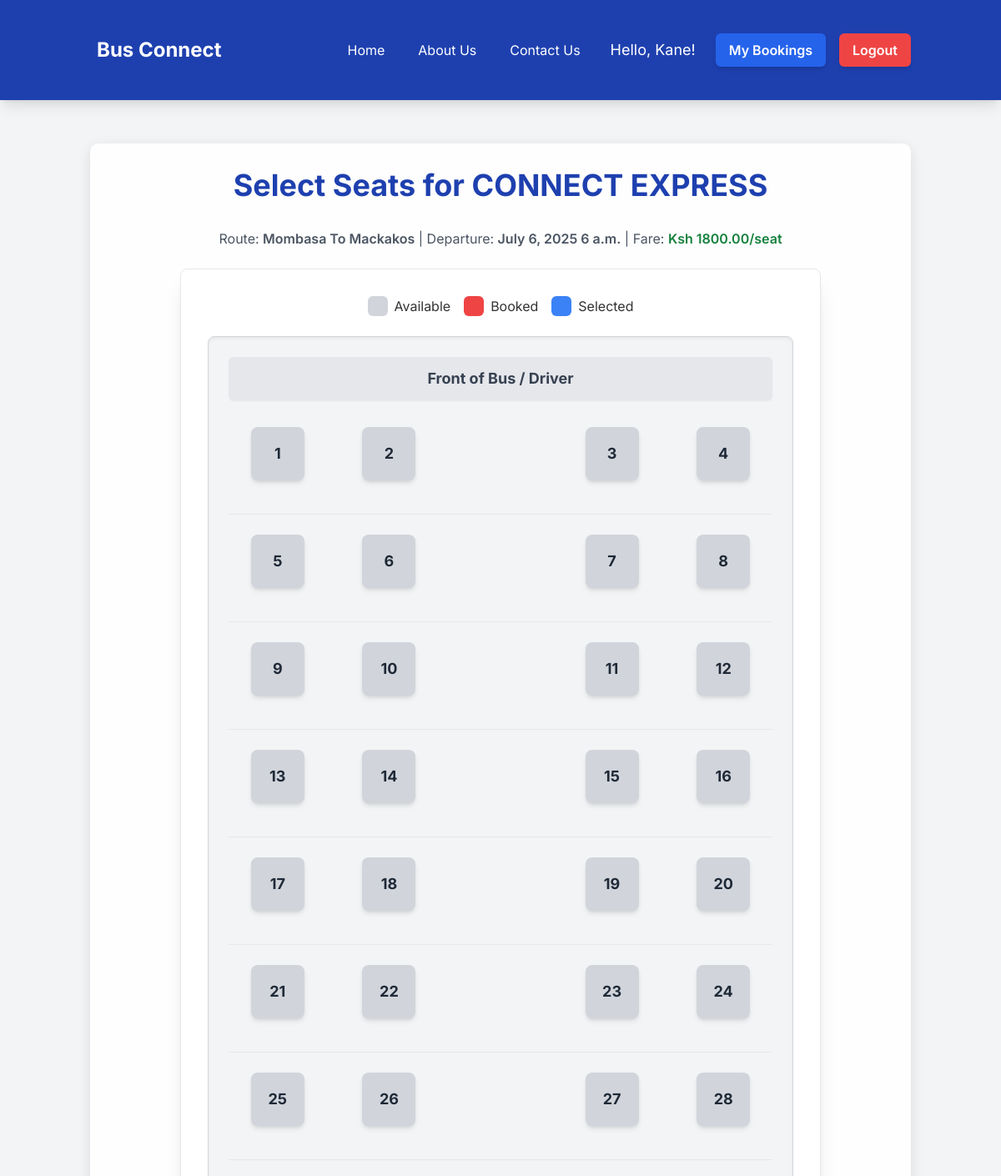
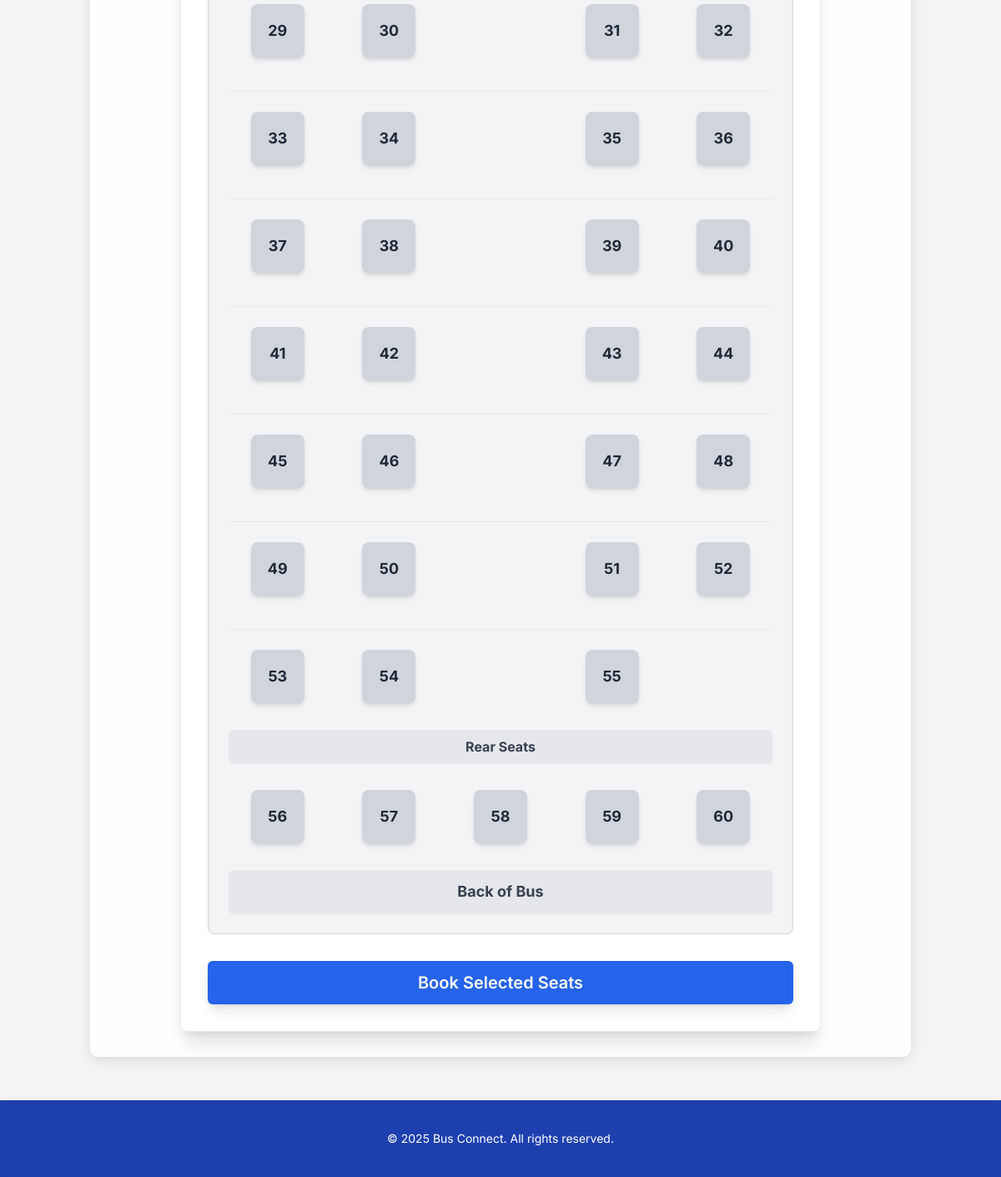
Screenshot of /bus/4/ (signed in) with the database file from the repository (2 pictures, top to bottom).
### bus_app/models.py (models this page shows, shortened)
class Bus(models.Model):
    name = models.CharField(max_length=100)
    capacity = models.IntegerField(help_text="Total number of seats in the bus.")
    route = models.CharField(max_length=255)
    departure_time = models.DateTimeField()
    fare_per_seat = models.DecimalField(max_digits=6, decimal_places=2)

### bus_app/views.py (the view)
# urls.py: path('bus/<int:bus_id>/', views.bus_detail_view, name='bus_detail'),
@login_required
def bus_detail_view(request, bus_id):
    try:
        bus = get_object_or_404(Bus, id=bus_id)
        seats = Seat.objects.filter(bus=bus).order_by('seat_number')
        if not seats.exists() or seats.count() < bus.capacity:
            with transaction.atomic():
                for i in range(1, bus.capacity + 1):
                    Seat.objects.get_or_create(bus=bus, seat_number=i)
            seats = Seat.objects.filter(bus=bus).order_by('seat_number')
        booked_seat_numbers = set(seats.filter(is_booked=True).values_list('seat_number', flat=True))
        seat_layout = []
        for seat in seats:
            seat_layout.append({
                'number': seat.seat_number,
                'is_booked': seat.is_booked,
                'id': seat.id,
            })
        context = {
            'bus': bus,
            'seat_layout': seat_layout,
            'booked_seat_numbers': booked_seat_numbers,
        }
        return render(request, 'bus_app/bus_detail.html', context)
    except Bus.DoesNotExist:
        messages.error(request, "The requested bus does not exist.")
        return redirect('home')
    except Exception as e:
        logger.error(f"Error in bus_detail_view for bus_id {bus_id}: {e}", exc_info=True)
        messages.error(request, "An unexpected error occurred while loading bus details. Please try again.")
        return redirect('home')

### bus_app/templates/bus_app/bus_detail.html (shortened to what this page needs)
{% extends 'bus_app/base.html' %}
{% block content %}
<h1 class="text-4xl font-bold text-center mb-8 text-blue-800">Select Seats for {{ bus.name }}</h1>
<p class="text-center text-gray-600 mb-6">Route: <span class="font-semibold">{{ bus.route }}</span> | Departure: <span class="font-semibold">{{ bus.departure_time|date:"F j, Y P" }}</span> | Fare: <span class="font-semibold text-green-700">Ksh {{ bus.fare_per_seat }}/seat</span>
</p>
<div class="max-w-3xl mx-auto bg-white p-8 rounded-lg shadow-xl border border-gray-200">
    <div class="flex justify-center items-center mb-6 space-x-4">
        <div class="flex items-center">
            <div class="w-6 h-6 bg-gray-300 rounded-md mr-2"></div>
            <span>Available</span>
        </div>
        <div class="flex items-center">
            <div class="w-6 h-6 bg-red-500 rounded-md mr-2"></div>
            <span>Booked</span>
        </div>
        <div class="flex items-center">
            <div class="w-6 h-6 bg-blue-500 rounded-md mr-2"></div>
            <span>Selected</span>
        </div>
    </div>
    <div class="bus-layout grid grid-cols-5 gap-3 sm:gap-4 p-6 bg-gray-100 rounded-lg border border-gray-300 shadow-inner">
        <div class="col-span-5 text-center py-3 bg-gray-200 rounded-md shadow-sm mb-4">
            <span class="font-bold text-gray-700 text-lg">Front of Bus / Driver</span>
        </div>
        {% with last_row_start_seat_number=bus.capacity|add:"-4" %}
            {% for seat in seat_layout %}
                {% if seat.number < last_row_start_seat_number %}
                    <div class="seat-wrapper flex justify-center items-center">
                        <div
                            class="seat w-14 h-14 sm:w-16 sm:h-16 flex items-center justify-center rounded-lg shadow-md transition-all duration-200 ease-in-out
                                   {% if seat.is_booked %} bg-red-500 text-white cursor-not-allowed opacity-70 {% else %} bg-gray-300 text-gray-800 hover:bg-gray-400 hover:scale-105 cursor-pointer {% endif %}"
                            data-seat-id="{{ seat.id }}"
                            data-seat-number="{{ seat.number }}"
                            data-is-booked="{{ seat.is_booked|yesno:'true,false' }}"
                        >
                            <span class="font-bold text-lg">{{ seat.number }}</span>
                        </div>
                    </div>
                    {% if forloop.counter|divisibleby:2 and forloop.counter < last_row_start_seat_number %}
                        <div class="col-span-1"></div>
                    {% endif %}
                    {% if forloop.counter|divisibleby:4 and forloop.counter < last_row_start_seat_number %}
                        <div class="col-span-5 border-b border-gray-200 my-2"></div>
                    {% endif %}
                {% endif %}
            {% endfor %}
            {% if bus.capacity >= 5 %}
                <div class="col-span-5 text-center py-2 bg-gray-200 rounded-md shadow-sm my-4">
                    <span class="font-bold text-gray-700 text-base">Rear Seats</span>
                </div>
            {% endif %}
            {% for seat in seat_layout %}
                {% if seat.number >= last_row_start_seat_number %}
                    <div class="seat-wrapper flex justify-center items-center">
                        <div
                            class="seat w-14 h-14 sm:w-16 sm:h-16 flex items-center justify-center rounded-lg shadow-md transition-all duration-200 ease-in-out
                                   {% if seat.is_booked %} bg-red-500 text-white cursor-not-allowed opacity-70 {% else %} bg-gray-300 text-gray-800 hover:bg-gray-400 hover:scale-105 cursor-pointer {% endif %}"
                            data-seat-id="{{ seat.id }}"
                            data-seat-number="{{ seat.number }}"
                            data-is-booked="{{ seat.is_booked|yesno:'true,false' }}"
                        >
                            <span class="font-bold text-lg">{{ seat.number }}</span>
                        </div>
                    </div>
                {% endif %}
            {% endfor %}
        {% endwith %}
        <div class="col-span-5 text-center py-3 bg-gray-200 rounded-md shadow-sm mt-4">
            <span class="font-bold text-gray-700 text-lg">Back of Bus</span>
        </div>
    </div>
    <button type="button" id="showPaymentSectionBtn" class="w-full btn btn-primary py-3 text-xl shadow-lg hover:shadow-xl transform hover:scale-105 transition-all duration-300 mt-8" disabled>
        Book Selected Seats
    </button>
</div>
{% endblock content %}

### bus_app/templates/bus_app/base.html (shortened to what this page needs)
<!DOCTYPE html>
<html lang="en">
<head>
    <script src="https://cdn.tailwindcss.com"></script>
</head>
<body class="bg-gray-100 flex flex-col min-h-screen">
    <nav class="bg-blue-800 p-4 shadow-lg">
        <div class="container mx-auto flex flex-col sm:flex-row justify-between items-center space-y-2 sm:space-y-0">
            <a href="{% url 'home' %}" class="text-white text-2xl font-bold rounded-md p-2 hover:bg-blue-700 transition-colors duration-300">Bus Connect</a>
            <div class="space-x-2 sm:space-x-4 flex flex-wrap justify-center items-center">
                <a href="{% url 'home' %}" class="text-white hover:text-blue-200 px-3 py-2 rounded-md transition-colors duration-300">Home</a>
                <a href="{% url 'about_us' %}" class="text-white hover:text-blue-200 px-3 py-2 rounded-md transition-colors duration-300">About Us</a>
                <a href="{% url 'contact_us' %}" class="text-white hover:text-blue-200 px-3 py-2 rounded-md transition-colors duration-300">Contact Us</a>
                {% if user.is_authenticated %}
                    <span class="text-white text-lg px-2 py-1">Hello, {{ user.username }}!</span>
                    <a href="{% url 'my_bookings' %}" class="bg-blue-600 hover:bg-blue-700 text-white px-4 py-2 rounded-md font-semibold transition-colors duration-300 shadow-md">My Bookings</a>
                    <a href="{% url 'logout' %}" class="bg-red-500 hover:bg-red-600 text-white px-4 py-2 rounded-md font-semibold transition-colors duration-300 shadow-md">Logout</a>
                {% endif %}
            </div>
        </div>
    </nav>
    <div class="container mx-auto mt-8 mb-8 flex-grow">
        <div class="content-wrapper">
            {% block content %}{% endblock content %}
        </div>
    </div>
    <footer class="bg-blue-800 text-white p-4 text-center mt-auto shadow-inner">
        <div class="container mx-auto text-sm">
            &copy; 2025 Bus Connect. All rights reserved.
        </div>
    </footer>
</body>
</html>

### bus_app/templates/bus_app/base.html (style rules this page uses)
body { font-family: 'Inter', sans-serif; background-image: url('https://gst-contracts.s3.ap-southeast-1.amazonaws.com/uploads/bcc/cms/asset/avatar/324800/banner6.jpg'); background-size: cover; background-position: center; background-attachment: fixed; color: #333; min-height: 100vh; display: flex; flex-direction: column; }
.container { max-width: 1200px; margin: 0 auto; padding: 20px; }
.content-wrapper { background-color: rgba(255, 255, 255, 0.9); border-radius: 10px; padding: 30px; box-shadow: 0 4px 15px rgba(0, 0, 0, 0.1); flex-grow: 1; }
.btn { padding-left: 1rem; padding-right: 1rem; padding-top: 0.5rem; padding-bottom: 0.5rem; border-radius: 0.375rem; font-weight: 600; transition-property: background-color, border-color, color, fill, stroke, opacity, box-shadow, transform, filter, backdrop-filter; transition-duration: 200ms; }
.btn-primary { background-color: #2563eb; color: #ffffff; }

### rows the page displays
Bus: name "CONNECT EXPRESS", route "Mombasa To Mackakos", departure_time "July 6, 2025 6 a.m.", fare_per_seat "1800.00"

### other values shown
{{ user.username }} "Kane"
{{ seat.number }} "1" "2" "3" "4" "5" "6" "7" "8" "9" "10" "11" "12" "13" "14" "15" "16" "17" "18" "19" "20" "21" "22" "23" "24" "25" "26" "27" "28" "29" "30" "31" "32" "33" "34" "35" "36" "37" "38" "39" "40" "41" "42" "43" "44" "45" "46" "47" "48" "49" "50" "51" "52" "53" "54" "55"
{{ seat.number }} "56" "57" "58" "59" "60"
